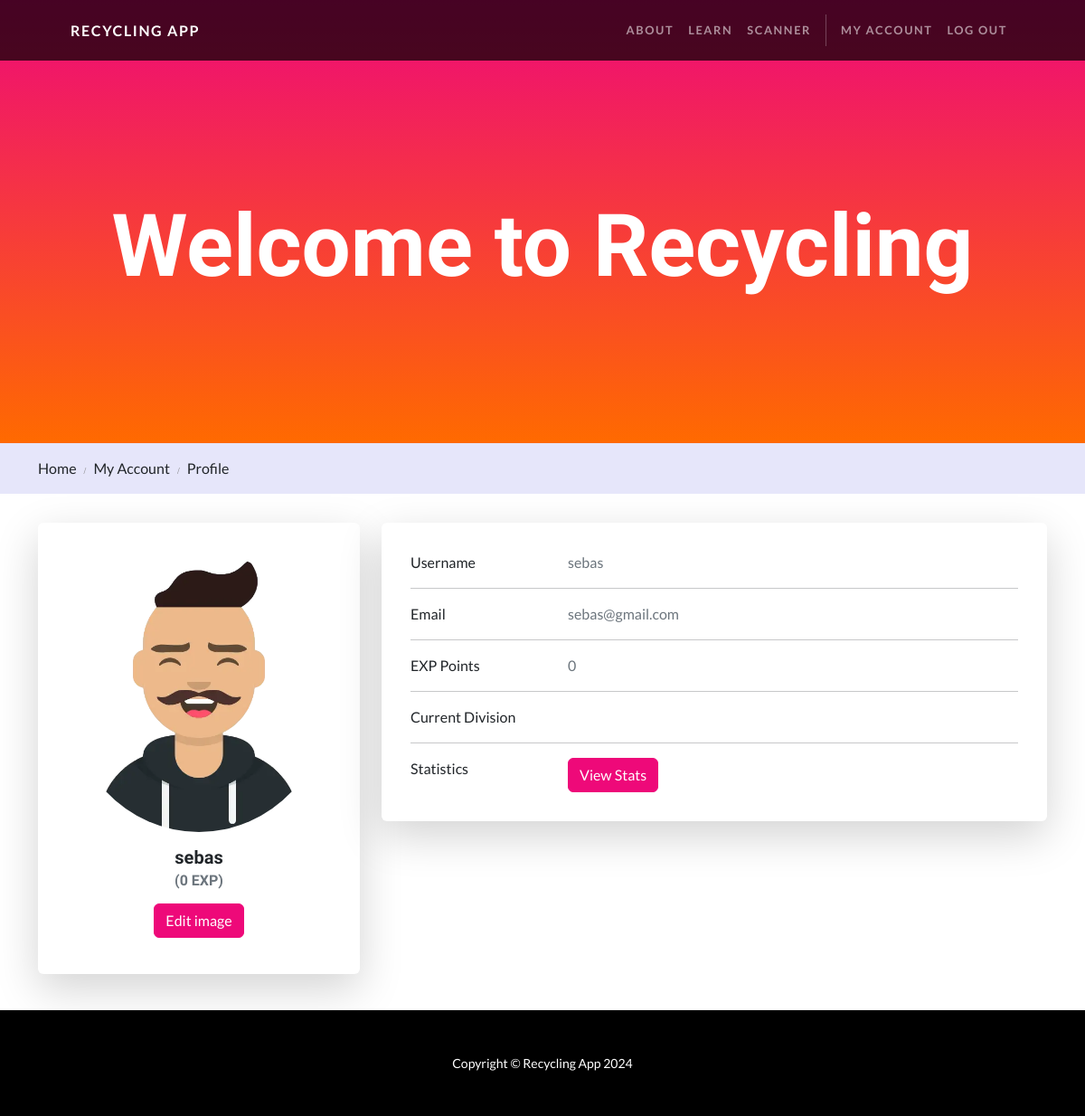
Page /my-account/profile (signed in) on the committed database.
### accounts/models.py (models this page shows)
class User(AbstractUser):
    email = models.CharField(max_length=30, unique=True)
    profile_picture = models.ImageField(upload_to='profile_pics', blank=True, null=True)
    experience_points = models.IntegerField(default=0)

### accounts/views.py (the view)
# urls.py: path('profile', views.profile, name='accounts.profile'),
@login_required
def profile(request):
    if request.method == 'POST' and request.FILES.get('profile_pic'):
        request.user.profile_picture = request.FILES.get('profile_pic')
        request.user.save()
        return redirect('accounts.profile')
    viewData = {}
    viewData["title"] = "Perfil"
    viewData["breadcrumbItems"] = [
        {"name": "Home", "route": "home.index"},
        {"name": "My Account", "route": "accounts.index"},
        {"name": "Profile", "route": "accounts.profile"},
    ]
    viewData["user"] = request.user
    user_points = request.user.experience_points
    user_ranking = Ranking.objects.filter(from_points__lte=user_points, to_points__gte=user_points).first()
    viewData["ranking"] = user_ranking
    return render(request, 'accounts/profile.html', {"viewData": viewData})

### accounts/templates/accounts/profile.html (shortened to what this page needs)
{% extends 'base.html' %}
{% block content %}
{% load static %}
<div class="p-3">
  <div class="container">
    <div class="row mt-3">
      <div class="col-lg-4">
        <div class="card mb-4 shadow-lg p-3 mb-4 bg-white rounded border-0">
          <form method="post" enctype="multipart/form-data" id="profilePicForm">
            <div class="card-body text-center ">
              {% if viewData.user.profile_picture %}
              <img src="{{ viewData.user.profile_picture.url }}" alt="avatar"
                class="rounded-circle img-fluid img-profile">
              {% else %}
              <img src="{% static 'images/ava3.webp' %}" alt="avatar"
                class="rounded-circle img-fluid img-profile">
              {% endif %}
              <h5 class="my-3 mb-1">{{ viewData.user.username }}</h5>
              <h6 class="text-muted mb-3">({{ viewData.user.experience_points }} EXP)</h6>
              <div class="d-flex justify-content-center mb-2">
                <label for="profilePicInput" class="btn btn-primary">Edit image</label>
              </div>
            </div>
          </form>
        </div>
      </div>
      <div class="col-lg-8">
        <div class="card mb-4 shadow-lg p-3 mb-4 bg-white rounded border-0">
          <div class="card-body">
            <div class="row">
              <div class="col-sm-3">
                <p class="mb-0">Username</p>
              </div>
              <div class="col-sm-9">
                <p class="text-muted mb-0">{{ viewData.user.username }}</p>
              </div>
            </div>
            <hr>
            <div class="row">
              <div class="col-sm-3">
                <p class="mb-0">Email</p>
              </div>
              <div class="col-sm-9">
                <p class="text-muted mb-0">{{ viewData.user.email }}</p>
              </div>
            </div>
            <hr>
            <div class="row">
              <div class="col-sm-3">
                <p class="mb-0">EXP Points</p>
              </div>
              <div class="col-sm-9">
                <p class="text-muted mb-0">{{ viewData.user.experience_points }}</p>
              </div>
            </div>
            <hr>
            <div class="row">
              <div class="col-sm-3">
                <p class="mb-0">Current Division</p>
              </div>
              <div class="col-sm-9">
              </div>
            </div>
            <hr>
            <div class="row">
              <div class="col-sm-3">
                <p class="mb-0">Statistics</p>
              </div>
              <div class="col-sm-9">
                <a href="{% url 'accounts.stats' %}" class="btn btn-primary">View Stats</a>
              </div>
            </div>
          </div>
        </div>
      </div>
    </div>
  </div>
</div>
{% endblock content %}

### rows in the picture
User: user.username "sebas", user.experience_points "0", user.email "sebas@gmail.com"

### other values in the picture
{{ item.name }} "Home"
{{ item.name }} "My Account"
{{ item.name }} "Profile"
